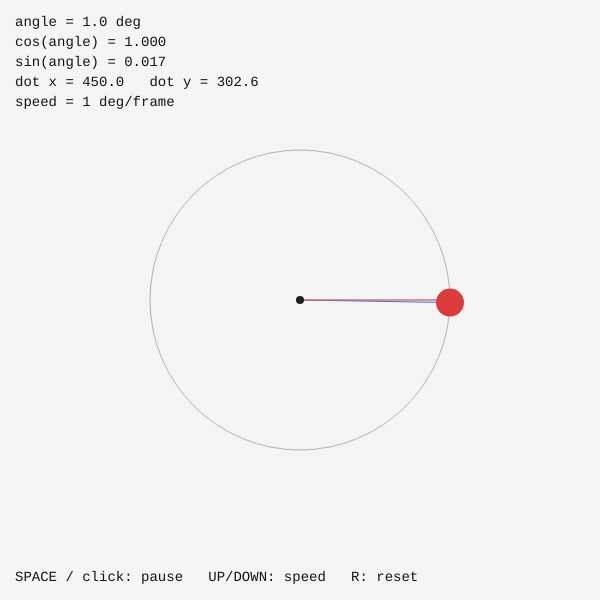
Frame 1 (no input)
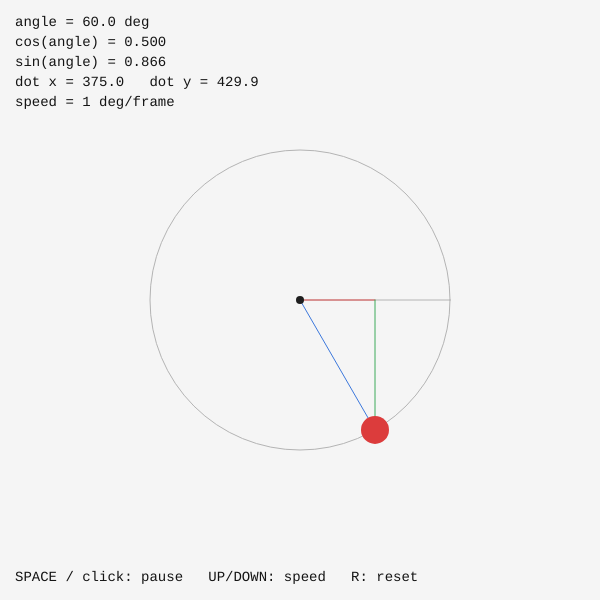
Frame 60 (no input)
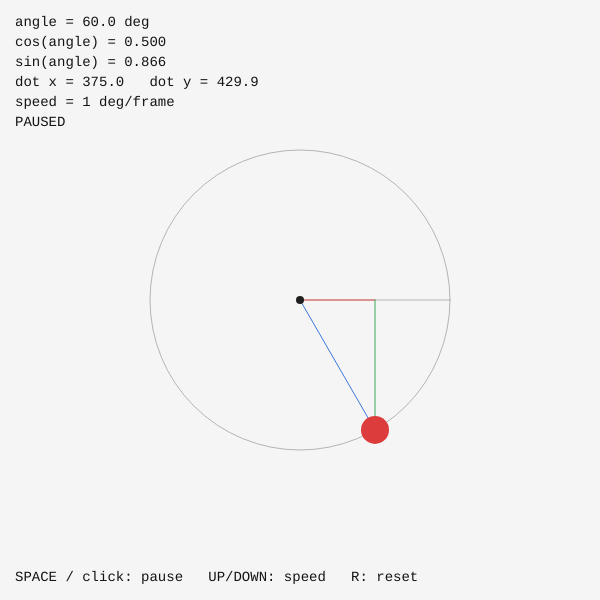
Frame 120 (the mouse pressed at the canvas centre since frame 60)

The p5.js sketch that drew these frames (run headless with seeded random() and noise() and a simulated clock; from frame 60 on, the mouse is pressed at the canvas centre):

// p5.js sketch
// ── sketch.js
let a;
let b;
let c = 150;
let d = 0;
let e = 1;
let f = false;

function setup() {
  createCanvas(600, 600);
  angleMode(DEGREES);
  a = width / 2;
  b = height / 2;
  textFont('monospace');
}

function draw() {
  background(245);

  if (!f) {
    d = (d + e) % 360;
    if (d < 0) d += 360;
  }

  let g = a + c * cos(d);
  let h = b + c * sin(d);

  noFill();
  stroke(180);
  circle(a, b, c * 2);
  line(a, b, a + c, b);

  stroke(60, 120, 220);
  line(a, b, g, h);
  stroke(220, 80, 80);
  line(a, b, g, b);
  stroke(60, 170, 90);
  line(g, b, g, h);

  noStroke();
  fill(30);
  circle(a, b, 8);
  fill(220, 60, 60);
  circle(g, h, 28);

  fill(20);
  textSize(14);
  textAlign(LEFT, TOP);
  text('angle = ' + nf(d, 1, 1) + ' deg', 15, 15);
  text('cos(angle) = ' + nf(cos(d), 1, 3), 15, 35);
  text('sin(angle) = ' + nf(sin(d), 1, 3), 15, 55);
  text('dot x = ' + nf(g, 1, 1) + '   dot y = ' + nf(h, 1, 1), 15, 75);
  text('speed = ' + e + ' deg/frame', 15, 95);

  text('SPACE / click: pause   UP/DOWN: speed   R: reset', 15, height - 30);
  if (f) text('PAUSED', 15, 115);
}

function keyPressed() {
  if (key === ' ') f = !f;
  if (keyCode === UP_ARROW) e += 0.5;
  if (keyCode === DOWN_ARROW) e -= 0.5;
  if (key === 'r' || key === 'R') d = 0;
  return false;
}

function mousePressed() {
  f = !f;
}
